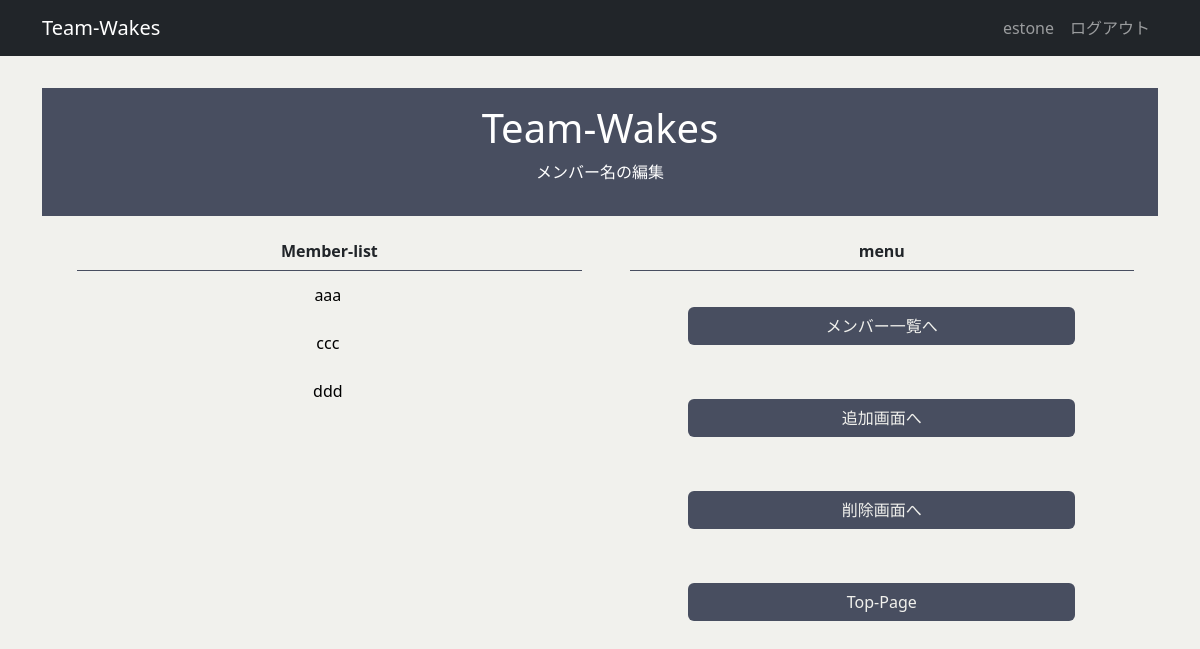
The page /member/edit/member_list (signed in) on the database as committed earlier.
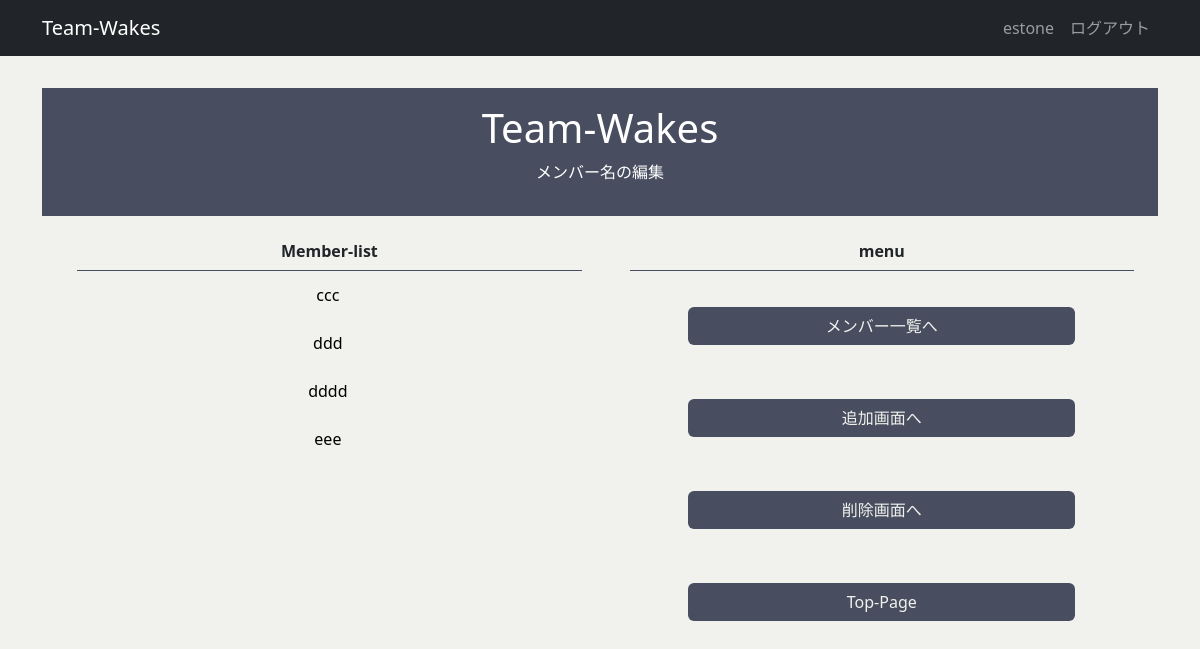
The same page on the database as committed later.
### wakes/models.py (models this page shows, shortened)
class Member(models.Model):
    name = models.CharField('名前', max_length=12, blank=False)
    created_by = models.ForeignKey(settings.AUTH_USER_MODEL, verbose_name="作成者", on_delete=models.CASCADE)
    class Meta:
        db_table = 'members'

### member/views.py (the view)
# urls.py: path('edit/member_list', member_edit_list, name="member_edit_list"),
@login_required
def member_edit_list(request):
    user_id = request.user.id
    members = Member.objects.filter(created_by_id=user_id)
    members = members.order_by('name')
    context= {
        'members': members,
    }
    return render(request, 'member/member_edit_list.html', context)

### templates/member/member_edit_list.html
{% extends 'base.html' %}
{% load static %}
{% block main %}
  <div class="sub-welcome">
    <h1 class="title">Team-Wakes</h1>
    <p class="subtitle">メンバー名の編集</p>
  </div>
  <div class="content">
    <div class="all-member-list">
      <h2 class="content-head">Member-list</h2>
      <ul class="member-list-ul">
        {% for member in members %}
          <li class="member-list">
            <a href="{% url 'member:member_edit' member.id %}" class="wake">
              {{ member.name }}
            </a>
          </li>
        {% endfor %}
      </ul>
    </div>
    <div class="function-container">
      <h2 class="content-head">menu</h2>
      <a class="btn btn-color btn-function" href="{% url 'member:member' %}">メンバー一覧へ</a>
      <br>
      <a class="btn btn-color btn-function" href="{% url 'member:member_new_list' %}">追加画面へ</a>
      <br>
      <a class="btn btn-color btn-function" href="{% url 'member:member_delete_list' %}">削除画面へ</a>
      <br>
      <a class="btn btn-color btn-function" href="{% url 'top' %}">Top-Page</a>
    </div>
  </div>
{% endblock main %}

Rows that differ between the two databases and show on the page:
removed Member: name "aaa"
added Member: name "dddd"
added Member: name "eee"
